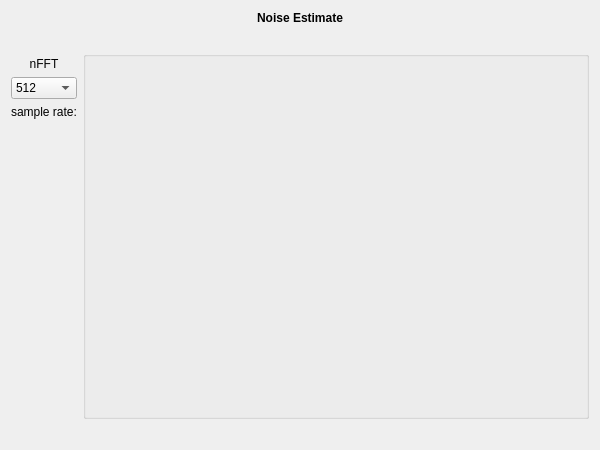
<?xml version="1.0" encoding="UTF-8"?>
<ui version="4.0">
 <class>NoiseEstimateSetupWidgetClass</class>
 <widget class="QWidget" name="NoiseEstimateSetupWidgetClass">
  <property name="geometry">
   <rect>
    <x>0</x>
    <y>0</y>
    <width>600</width>
    <height>450</height>
   </rect>
  </property>
  <property name="windowTitle">
   <string>RtHpiSetupWidget</string>
  </property>
  <layout class="QVBoxLayout" name="verticalLayout">
   <item>
    <widget class="QLabel" name="m_qLabel_Headline">
     <property name="font">
      <font>
       <weight>75</weight>
       <bold>true</bold>
      </font>
     </property>
     <property name="text">
      <string>Noise Estimate</string>
     </property>
     <property name="alignment">
      <set>Qt::AlignCenter</set>
     </property>
    </widget>
   </item>
   <item>
    <spacer name="m_qVerticalSpacer_Headline">
     <property name="orientation">
      <enum>Qt::Vertical</enum>
     </property>
     <property name="sizeType">
      <enum>QSizePolicy::Fixed</enum>
     </property>
     <property name="sizeHint" stdset="0">
      <size>
       <width>20</width>
       <height>20</height>
      </size>
     </property>
    </spacer>
   </item>
   <item>
    <layout class="QGridLayout" name="m_qGridLayout_main">
     <item row="4" column="0">
      <widget class="QLabel" name="m_qlabel_fs">
       <property name="text">
        <string/>
       </property>
      </widget>
     </item>
     <item row="2" column="0">
      <widget class="QComboBox" name="m_cb_nFFT">
       <item>
        <property name="text">
         <string>512</string>
        </property>
       </item>
       <item>
        <property name="text">
         <string>1024</string>
        </property>
       </item>
       <item>
        <property name="text">
         <string>2048</string>
        </property>
       </item>
       <item>
        <property name="text">
         <string>4096</string>
        </property>
       </item>
       <item>
        <property name="text">
         <string>8192</string>
        </property>
       </item>
       <item>
        <property name="text">
         <string>16384</string>
        </property>
       </item>
      </widget>
     </item>
     <item row="3" column="0">
      <widget class="QLabel" name="label_2">
       <property name="text">
        <string>sample rate:</string>
       </property>
      </widget>
     </item>
     <item row="1" column="0">
      <widget class="QLabel" name="label">
       <property name="text">
        <string>nFFT</string>
       </property>
       <property name="alignment">
        <set>Qt::AlignCenter</set>
       </property>
      </widget>
     </item>
     <item row="6" column="1">
      <spacer name="m_qHorizontalSpacer_About">
       <property name="orientation">
        <enum>Qt::Horizontal</enum>
       </property>
       <property name="sizeHint" stdset="0">
        <size>
         <width>40</width>
         <height>20</height>
        </size>
       </property>
      </spacer>
     </item>
     <item row="0" column="1" rowspan="6" colspan="2">
      <widget class="QGroupBox" name="m_qGroupBox_Information">
       <property name="title">
        <string/>
       </property>
       <layout class="QGridLayout" name="m_qGridLayout_Information">
        <item row="0" column="0">
         <layout class="QFormLayout" name="m_layNoise"/>
        </item>
       </layout>
      </widget>
     </item>
     <item row="5" column="0">
      <spacer name="m_qVerticalSpacer_LeftRow">
       <property name="orientation">
        <enum>Qt::Vertical</enum>
       </property>
       <property name="sizeHint" stdset="0">
        <size>
         <width>20</width>
         <height>40</height>
        </size>
       </property>
      </spacer>
     </item>
    </layout>
   </item>
  </layout>
 </widget>
 <layoutdefault spacing="6" margin="11"/>
 <resources/>
 <connections/>
</ui>
